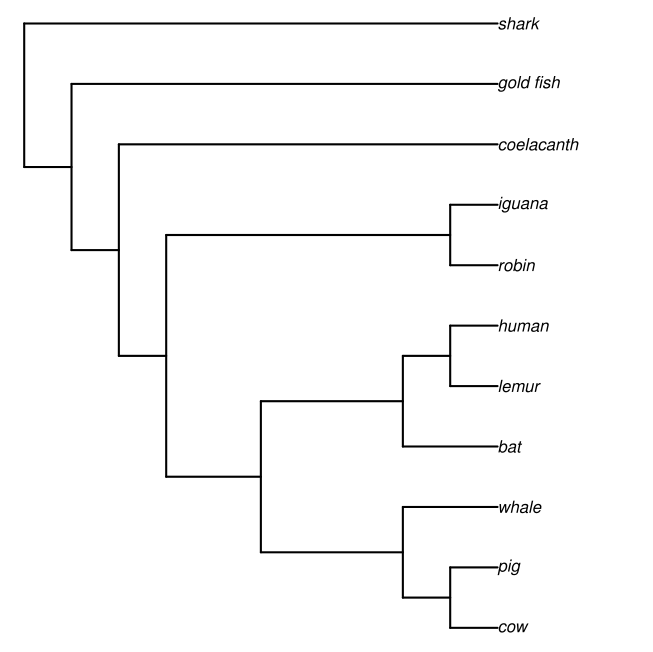

Here is the R script that generated this plot:
library(ape)
text.string<- "(((((((cow, pig),whale),(bat,(lemur,human))),(robin,iguana)),coelacanth),gold_fish),shark);" 
vert.tree<-read.tree(text=text.string)
plot(vert.tree,no.margin=TRUE,edge.width=2)
